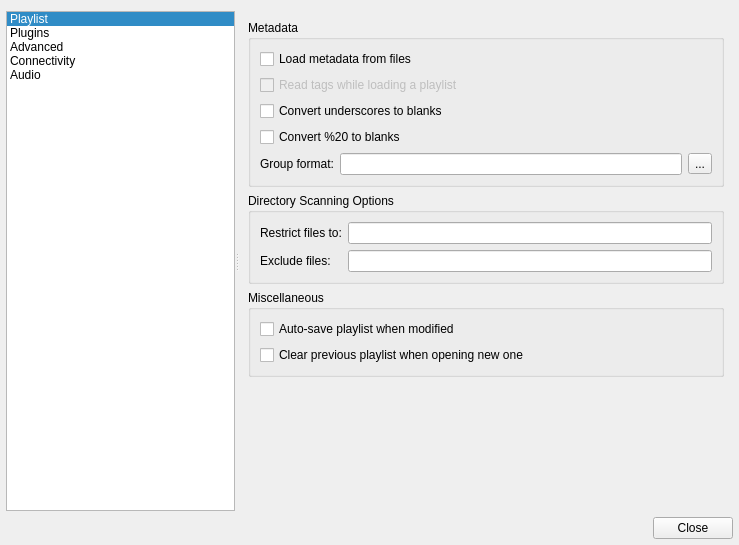
<?xml version="1.0" encoding="UTF-8"?>
<ui version="4.0">
 <class>ConfigDialog</class>
 <widget class="QDialog" name="ConfigDialog">
  <property name="geometry">
   <rect>
    <x>0</x>
    <y>0</y>
    <width>739</width>
    <height>545</height>
   </rect>
  </property>
  <property name="windowTitle">
   <string>Qmmp Settings</string>
  </property>
  <layout class="QVBoxLayout" name="verticalLayout_2">
   <property name="leftMargin">
    <number>6</number>
   </property>
   <property name="rightMargin">
    <number>6</number>
   </property>
   <property name="bottomMargin">
    <number>6</number>
   </property>
   <item>
    <widget class="QSplitter" name="splitter">
     <property name="orientation">
      <enum>Qt::Horizontal</enum>
     </property>
     <widget class="QListWidget" name="contentsWidget">
      <property name="sizePolicy">
       <sizepolicy hsizetype="Preferred" vsizetype="Preferred">
        <horstretch>0</horstretch>
        <verstretch>0</verstretch>
       </sizepolicy>
      </property>
      <property name="selectionBehavior">
       <enum>QAbstractItemView::SelectRows</enum>
      </property>
      <property name="iconSize">
       <size>
        <width>38</width>
        <height>38</height>
       </size>
      </property>
      <property name="spacing">
       <number>2</number>
      </property>
      <property name="selectionRectVisible">
       <bool>false</bool>
      </property>
      <property name="currentRow">
       <number>0</number>
      </property>
      <item>
       <property name="text">
        <string>Playlist</string>
       </property>
       <property name="icon">
        <iconset resource="../images/qmmpui_images.qrc">
         <normaloff>:/playlist.png</normaloff>:/playlist.png</iconset>
       </property>
      </item>
      <item>
       <property name="text">
        <string>Plugins</string>
       </property>
       <property name="icon">
        <iconset resource="../images/qmmpui_images.qrc">
         <normaloff>:/plugins.png</normaloff>:/plugins.png</iconset>
       </property>
      </item>
      <item>
       <property name="text">
        <string>Advanced</string>
       </property>
       <property name="icon">
        <iconset resource="../images/qmmpui_images.qrc">
         <normaloff>:/advanced.png</normaloff>:/advanced.png</iconset>
       </property>
      </item>
      <item>
       <property name="text">
        <string>Connectivity</string>
       </property>
       <property name="icon">
        <iconset resource="../images/qmmpui_images.qrc">
         <normaloff>:/network.png</normaloff>:/network.png</iconset>
       </property>
      </item>
      <item>
       <property name="text">
        <string>Audio</string>
       </property>
       <property name="icon">
        <iconset resource="../images/qmmpui_images.qrc">
         <normaloff>:/replaygain.png</normaloff>:/replaygain.png</iconset>
       </property>
      </item>
     </widget>
     <widget class="QStackedWidget" name="stackedWidget">
      <property name="sizePolicy">
       <sizepolicy hsizetype="Expanding" vsizetype="Preferred">
        <horstretch>0</horstretch>
        <verstretch>0</verstretch>
       </sizepolicy>
      </property>
      <property name="frameShape">
       <enum>QFrame::NoFrame</enum>
      </property>
      <property name="frameShadow">
       <enum>QFrame::Raised</enum>
      </property>
      <property name="currentIndex">
       <number>0</number>
      </property>
      <widget class="QWidget" name="page">
       <layout class="QVBoxLayout" name="verticalLayout">
        <item>
         <widget class="QGroupBox" name="groupBox_3">
          <property name="title">
           <string>Metadata</string>
          </property>
          <layout class="QGridLayout" name="gridLayout">
           <item row="0" column="0" colspan="2">
            <widget class="QCheckBox" name="metaDataCheckBox">
             <property name="text">
              <string>Load metadata from files</string>
             </property>
            </widget>
           </item>
           <item row="2" column="0" colspan="2">
            <widget class="QCheckBox" name="underscoresCheckBox">
             <property name="text">
              <string>Convert underscores to blanks</string>
             </property>
            </widget>
           </item>
           <item row="3" column="0" colspan="2">
            <widget class="QCheckBox" name="per20CheckBox">
             <property name="text">
              <string>Convert %20 to blanks</string>
             </property>
            </widget>
           </item>
           <item row="4" column="0">
            <widget class="QLabel" name="label_3">
             <property name="text">
              <string>Group format:</string>
             </property>
            </widget>
           </item>
           <item row="4" column="1">
            <widget class="QLineEdit" name="groupLineEdit"/>
           </item>
           <item row="4" column="2">
            <widget class="QToolButton" name="groupButton">
             <property name="text">
              <string>...</string>
             </property>
            </widget>
           </item>
           <item row="1" column="0" colspan="3">
            <widget class="QCheckBox" name="plMetaDataCheckBox">
             <property name="enabled">
              <bool>false</bool>
             </property>
             <property name="text">
              <string>Read tags while loading a playlist</string>
             </property>
            </widget>
           </item>
          </layout>
         </widget>
        </item>
        <item>
         <widget class="QGroupBox" name="groupBox_2">
          <property name="title">
           <string>Directory Scanning Options</string>
          </property>
          <layout class="QGridLayout" name="gridLayout_20">
           <item row="0" column="0">
            <widget class="QLabel" name="label">
             <property name="text">
              <string>Restrict files to:</string>
             </property>
            </widget>
           </item>
           <item row="0" column="1">
            <widget class="QLineEdit" name="dirRestrictLineEdit"/>
           </item>
           <item row="1" column="0">
            <widget class="QLabel" name="label_2">
             <property name="text">
              <string>Exclude files:</string>
             </property>
            </widget>
           </item>
           <item row="1" column="1">
            <widget class="QLineEdit" name="dirExcludeLineEdit"/>
           </item>
          </layout>
         </widget>
        </item>
        <item>
         <widget class="QGroupBox" name="groupBox_4">
          <property name="title">
           <string>Miscellaneous</string>
          </property>
          <layout class="QVBoxLayout" name="verticalLayout_4">
           <item>
            <widget class="QCheckBox" name="autoSavePlayListCheckBox">
             <property name="text">
              <string>Auto-save playlist when modified</string>
             </property>
            </widget>
           </item>
           <item>
            <widget class="QCheckBox" name="clearPrevPLCheckBox">
             <property name="text">
              <string>Clear previous playlist when opening new one</string>
             </property>
            </widget>
           </item>
          </layout>
         </widget>
        </item>
        <item>
         <spacer name="verticalSpacer">
          <property name="orientation">
           <enum>Qt::Vertical</enum>
          </property>
          <property name="sizeHint" stdset="0">
           <size>
            <width>20</width>
            <height>54</height>
           </size>
          </property>
         </spacer>
        </item>
       </layout>
      </widget>
      <widget class="QWidget" name="widget">
       <layout class="QGridLayout">
        <property name="leftMargin">
         <number>9</number>
        </property>
        <property name="topMargin">
         <number>5</number>
        </property>
        <property name="rightMargin">
         <number>0</number>
        </property>
        <property name="bottomMargin">
         <number>0</number>
        </property>
        <property name="spacing">
         <number>6</number>
        </property>
        <item row="1" column="0">
         <widget class="QPushButton" name="preferencesButton">
          <property name="minimumSize">
           <size>
            <width>0</width>
            <height>0</height>
           </size>
          </property>
          <property name="text">
           <string>Preferences</string>
          </property>
         </widget>
        </item>
        <item row="1" column="1">
         <widget class="QPushButton" name="informationButton">
          <property name="minimumSize">
           <size>
            <width>0</width>
            <height>0</height>
           </size>
          </property>
          <property name="text">
           <string>Information</string>
          </property>
         </widget>
        </item>
        <item row="1" column="2">
         <spacer>
          <property name="orientation">
           <enum>Qt::Horizontal</enum>
          </property>
          <property name="sizeHint" stdset="0">
           <size>
            <width>101</width>
            <height>20</height>
           </size>
          </property>
         </spacer>
        </item>
        <item row="0" column="0" colspan="3">
         <widget class="QTreeWidget" name="treeWidget">
          <property name="sizePolicy">
           <sizepolicy hsizetype="Expanding" vsizetype="Ignored">
            <horstretch>0</horstretch>
            <verstretch>0</verstretch>
           </sizepolicy>
          </property>
          <property name="alternatingRowColors">
           <bool>true</bool>
          </property>
          <property name="selectionBehavior">
           <enum>QAbstractItemView::SelectRows</enum>
          </property>
          <property name="animated">
           <bool>true</bool>
          </property>
          <property name="allColumnsShowFocus">
           <bool>false</bool>
          </property>
          <property name="columnCount">
           <number>2</number>
          </property>
          <column>
           <property name="text">
            <string>Description</string>
           </property>
          </column>
          <column>
           <property name="text">
            <string>Filename</string>
           </property>
          </column>
         </widget>
        </item>
       </layout>
      </widget>
      <widget class="QWidget" name="page_2">
       <layout class="QVBoxLayout" name="verticalLayout_5">
        <item>
         <widget class="QGroupBox" name="groupBox">
          <property name="title">
           <string>Look and Feel</string>
          </property>
          <layout class="QGridLayout" name="gridLayout_2">
           <item row="0" column="0">
            <widget class="QLabel" name="label_10">
             <property name="text">
              <string>Language:</string>
             </property>
            </widget>
           </item>
           <item row="0" column="1">
            <widget class="QComboBox" name="langComboBox">
             <property name="sizePolicy">
              <sizepolicy hsizetype="Preferred" vsizetype="Fixed">
               <horstretch>0</horstretch>
               <verstretch>0</verstretch>
              </sizepolicy>
             </property>
            </widget>
           </item>
           <item row="0" column="2">
            <spacer name="horizontalSpacer_2">
             <property name="orientation">
              <enum>Qt::Horizontal</enum>
             </property>
             <property name="sizeType">
              <enum>QSizePolicy::Expanding</enum>
             </property>
             <property name="sizeHint" stdset="0">
              <size>
               <width>0</width>
               <height>20</height>
              </size>
             </property>
            </spacer>
           </item>
           <item row="1" column="0" colspan="3">
            <widget class="QCheckBox" name="abrCheckBox">
             <property name="text">
              <string>Display average bitrate</string>
             </property>
            </widget>
           </item>
          </layout>
         </widget>
        </item>
        <item>
         <widget class="QGroupBox" name="groupBox_6">
          <property name="title">
           <string>Playback</string>
          </property>
          <layout class="QGridLayout" name="gridLayout_70">
           <item row="0" column="0" colspan="2">
            <widget class="QCheckBox" name="continuePlaybackCheckBox">
             <property name="text">
              <string>Continue playback on startup</string>
             </property>
            </widget>
           </item>
           <item row="1" column="0" colspan="2">
            <widget class="QCheckBox" name="byContentCheckBox">
             <property name="text">
              <string>Determine file type by content</string>
             </property>
            </widget>
           </item>
           <item row="2" column="0">
            <widget class="QCheckBox" name="defaultPlayListCheckBox">
             <property name="text">
              <string>Add files from command line to this playlist:</string>
             </property>
            </widget>
           </item>
           <item row="2" column="1">
            <widget class="QLineEdit" name="defaultPlayListLineEdit">
             <property name="enabled">
              <bool>false</bool>
             </property>
            </widget>
           </item>
          </layout>
         </widget>
        </item>
        <item>
         <widget class="QGroupBox" name="groupBox_9">
          <property name="title">
           <string>Cover Image Retrieve</string>
          </property>
          <layout class="QGridLayout" name="gridLayout_6">
           <item row="3" column="0">
            <widget class="QLabel" name="label_follows">
             <property name="text">
              <string>Cover follows:</string>
             </property>
            </widget>
           </item>
           <item row="1" column="2">
            <widget class="QLineEdit" name="coverIncludeLineEdit"/>
           </item>
           <item row="0" column="0" colspan="3">
            <widget class="QCheckBox" name="useCoverFilesCheckBox">
             <property name="text">
              <string>Use separate image files</string>
             </property>
             <property name="checked">
              <bool>true</bool>
             </property>
            </widget>
           </item>
           <item row="1" column="0">
            <widget class="QLabel" name="label_11">
             <property name="text">
              <string>Include files:</string>
             </property>
            </widget>
           </item>
           <item row="2" column="0">
            <widget class="QLabel" name="label_12">
             <property name="text">
              <string>Exclude files:</string>
             </property>
            </widget>
           </item>
           <item row="2" column="2">
            <widget class="QLineEdit" name="coverExcludeLineEdit"/>
           </item>
           <item row="4" column="0" colspan="3">
            <layout class="QHBoxLayout" name="horizontalLayout_4">
             <item>
              <widget class="QLabel" name="label_13">
               <property name="text">
                <string>Recursive search depth:</string>
               </property>
              </widget>
             </item>
             <item>
              <widget class="QSpinBox" name="coverDepthSpinBox">
               <property name="maximum">
                <number>6</number>
               </property>
              </widget>
             </item>
             <item>
              <spacer name="horizontalSpacer_3">
               <property name="orientation">
                <enum>Qt::Horizontal</enum>
               </property>
               <property name="sizeHint" stdset="0">
                <size>
                 <width>40</width>
                 <height>20</height>
                </size>
               </property>
              </spacer>
             </item>
            </layout>
           </item>
           <item row="3" column="1" colspan="2">
            <layout class="QHBoxLayout" name="horizontalLayout_2">
             <item>
              <widget class="QRadioButton" name="coverFollowsSelected">
               <property name="text">
                <string>Selected track</string>
               </property>
               <attribute name="buttonGroup">
                <string notr="true">coverRadioGroup</string>
               </attribute>
              </widget>
             </item>
             <item>
              <widget class="QRadioButton" name="coverFollowsCurrent">
               <property name="text">
                <string>Current track</string>
               </property>
               <property name="checked">
                <bool>true</bool>
               </property>
               <attribute name="buttonGroup">
                <string notr="true">coverRadioGroup</string>
               </attribute>
              </widget>
             </item>
            </layout>
           </item>
          </layout>
         </widget>
        </item>
        <item>
         <widget class="QGroupBox" name="groupBox_7">
          <property name="title">
           <string>URL Dialog</string>
          </property>
          <layout class="QVBoxLayout" name="verticalLayout_3">
           <item>
            <widget class="QCheckBox" name="clipboardCheckBox">
             <property name="text">
              <string>Auto-paste URL from clipboard</string>
             </property>
            </widget>
           </item>
          </layout>
         </widget>
        </item>
        <item>
         <spacer name="verticalSpacer_3">
          <property name="orientation">
           <enum>Qt::Vertical</enum>
          </property>
          <property name="sizeHint" stdset="0">
           <size>
            <width>20</width>
            <height>40</height>
           </size>
          </property>
         </spacer>
        </item>
       </layout>
      </widget>
      <widget class="QWidget" name="network">
       <layout class="QVBoxLayout" name="verticalLayout_6">
        <item>
         <widget class="QGroupBox" name="groupBox_5">
          <property name="title">
           <string>Proxy</string>
          </property>
          <property name="flat">
           <bool>false</bool>
          </property>
          <property name="checkable">
           <bool>false</bool>
          </property>
          <layout class="QFormLayout" name="formLayout">
           <item row="0" column="0" colspan="2">
            <widget class="QCheckBox" name="enableProxyCheckBox">
             <property name="text">
              <string>Enable proxy usage</string>
             </property>
            </widget>
           </item>
           <item row="1" column="0">
            <widget class="QLabel" name="label_19">
             <property name="text">
              <string>Proxy type:</string>
             </property>
            </widget>
           </item>
           <item row="1" column="1">
            <widget class="QComboBox" name="proxyTypeComboBox"/>
           </item>
           <item row="2" column="0">
            <widget class="QLabel" name="label_5">
             <property name="text">
              <string>Proxy host name:</string>
             </property>
             <property name="alignment">
              <set>Qt::AlignRight|Qt::AlignTrailing|Qt::AlignVCenter</set>
             </property>
            </widget>
           </item>
           <item row="2" column="1">
            <widget class="QLineEdit" name="hostLineEdit"/>
           </item>
           <item row="3" column="0">
            <widget class="QLabel" name="label_6">
             <property name="text">
              <string>Proxy port:</string>
             </property>
             <property name="alignment">
              <set>Qt::AlignRight|Qt::AlignTrailing|Qt::AlignVCenter</set>
             </property>
            </widget>
           </item>
           <item row="3" column="1">
            <widget class="QLineEdit" name="portLineEdit"/>
           </item>
           <item row="4" column="0" colspan="2">
            <widget class="QCheckBox" name="authProxyCheckBox">
             <property name="text">
              <string>Use authentication with proxy</string>
             </property>
            </widget>
           </item>
           <item row="5" column="0">
            <widget class="QLabel" name="label_7">
             <property name="text">
              <string>Proxy user name:</string>
             </property>
             <property name="alignment">
              <set>Qt::AlignRight|Qt::AlignTrailing|Qt::AlignVCenter</set>
             </property>
            </widget>
           </item>
           <item row="5" column="1">
            <widget class="QLineEdit" name="proxyUserLineEdit"/>
           </item>
           <item row="6" column="0">
            <widget class="QLabel" name="label_8">
             <property name="text">
              <string>Proxy password:</string>
             </property>
             <property name="alignment">
              <set>Qt::AlignRight|Qt::AlignTrailing|Qt::AlignVCenter</set>
             </property>
            </widget>
           </item>
           <item row="6" column="1">
            <widget class="QLineEdit" name="proxyPasswLineEdit">
             <property name="echoMode">
              <enum>QLineEdit::Password</enum>
             </property>
            </widget>
           </item>
          </layout>
         </widget>
        </item>
        <item>
         <spacer>
          <property name="orientation">
           <enum>Qt::Vertical</enum>
          </property>
          <property name="sizeHint" stdset="0">
           <size>
            <width>20</width>
            <height>40</height>
           </size>
          </property>
         </spacer>
        </item>
       </layout>
      </widget>
      <widget class="QWidget" name="audio">
       <layout class="QVBoxLayout" name="verticalLayout_7">
        <item>
         <widget class="QGroupBox" name="groupBox_10">
          <property name="title">
           <string>Replay Gain</string>
          </property>
          <layout class="QGridLayout" name="gridLayout_7">
           <item row="1" column="0">
            <widget class="QLabel" name="label_14">
             <property name="text">
              <string>Replay Gain mode:</string>
             </property>
            </widget>
           </item>
           <item row="1" column="1">
            <widget class="QComboBox" name="replayGainModeComboBox">
             <property name="sizePolicy">
              <sizepolicy hsizetype="Minimum" vsizetype="Fixed">
               <horstretch>0</horstretch>
               <verstretch>0</verstretch>
              </sizepolicy>
             </property>
            </widget>
           </item>
           <item row="2" column="0">
            <widget class="QLabel" name="label_15">
             <property name="text">
              <string>Preamp:</string>
             </property>
            </widget>
           </item>
           <item row="2" column="1">
            <widget class="QDoubleSpinBox" name="preampDoubleSpinBox">
             <property name="sizePolicy">
              <sizepolicy hsizetype="Minimum" vsizetype="Fixed">
               <horstretch>0</horstretch>
               <verstretch>0</verstretch>
              </sizepolicy>
             </property>
             <property name="minimum">
              <double>-15.000000000000000</double>
             </property>
             <property name="maximum">
              <double>15.000000000000000</double>
             </property>
             <property name="singleStep">
              <double>0.010000000000000</double>
             </property>
            </widget>
           </item>
           <item row="2" column="2">
            <widget class="QLabel" name="label_17">
             <property name="sizePolicy">
              <sizepolicy hsizetype="Expanding" vsizetype="Preferred">
               <horstretch>0</horstretch>
               <verstretch>0</verstretch>
              </sizepolicy>
             </property>
             <property name="text">
              <string>dB</string>
             </property>
            </widget>
           </item>
           <item row="3" column="0">
            <widget class="QLabel" name="label_16">
             <property name="sizePolicy">
              <sizepolicy hsizetype="Preferred" vsizetype="Preferred">
               <horstretch>0</horstretch>
               <verstretch>0</verstretch>
              </sizepolicy>
             </property>
             <property name="text">
              <string>Default gain:</string>
             </property>
            </widget>
           </item>
           <item row="3" column="1">
            <widget class="QDoubleSpinBox" name="defaultGainDoubleSpinBox">
             <property name="sizePolicy">
              <sizepolicy hsizetype="Minimum" vsizetype="Fixed">
               <horstretch>0</horstretch>
               <verstretch>0</verstretch>
              </sizepolicy>
             </property>
             <property name="minimum">
              <double>-15.000000000000000</double>
             </property>
             <property name="maximum">
              <double>15.000000000000000</double>
             </property>
             <property name="singleStep">
              <double>0.010000000000000</double>
             </property>
            </widget>
           </item>
           <item row="3" column="2">
            <widget class="QLabel" name="label_18">
             <property name="sizePolicy">
              <sizepolicy hsizetype="Expanding" vsizetype="Preferred">
               <horstretch>0</horstretch>
               <verstretch>0</verstretch>
              </sizepolicy>
             </property>
             <property name="text">
              <string>dB</string>
             </property>
            </widget>
           </item>
           <item row="1" column="2">
            <spacer name="horizontalSpacer_4">
             <property name="orientation">
              <enum>Qt::Horizontal</enum>
             </property>
             <property name="sizeHint" stdset="0">
              <size>
               <width>40</width>
               <height>20</height>
              </size>
             </property>
            </spacer>
           </item>
           <item row="4" column="0" colspan="3">
            <widget class="QCheckBox" name="clippingCheckBox">
             <property name="text">
              <string>Use  peak info to prevent clipping</string>
             </property>
            </widget>
           </item>
          </layout>
         </widget>
        </item>
        <item>
         <widget class="QGroupBox" name="groupBox_11">
          <property name="title">
           <string>Audio</string>
          </property>
          <layout class="QGridLayout" name="gridLayout3">
           <item row="1" column="0">
            <widget class="QLabel" name="label_20">
             <property name="text">
              <string>Buffer size:</string>
             </property>
            </widget>
           </item>
           <item row="4" column="0" colspan="3">
            <widget class="QCheckBox" name="ditheringCheckBox">
             <property name="text">
              <string>Use dithering</string>
             </property>
            </widget>
           </item>
           <item row="1" column="1">
            <widget class="QSpinBox" name="bufferSizeSpinBox">
             <property name="sizePolicy">
              <sizepolicy hsizetype="Preferred" vsizetype="Fixed">
               <horstretch>0</horstretch>
               <verstretch>0</verstretch>
              </sizepolicy>
             </property>
             <property name="minimumSize">
              <size>
               <width>80</width>
               <height>0</height>
              </size>
             </property>
             <property name="suffix">
              <string>ms</string>
             </property>
             <property name="minimum">
              <number>500</number>
             </property>
             <property name="maximum">
              <number>6000</number>
             </property>
             <property name="singleStep">
              <number>50</number>
             </property>
            </widget>
           </item>
           <item row="0" column="0">
            <widget class="QLabel" name="label_9">
             <property name="text">
              <string>Volume adjustment step:</string>
             </property>
            </widget>
           </item>
           <item row="2" column="1">
            <widget class="QComboBox" name="bitDepthComboBox">
             <property name="minimumSize">
              <size>
               <width>100</width>
               <height>0</height>
              </size>
             </property>
            </widget>
           </item>
           <item row="3" column="0" colspan="3">
            <widget class="QCheckBox" name="softVolumeCheckBox">
             <property name="text">
              <string>Use software volume control</string>
             </property>
            </widget>
           </item>
           <item row="2" column="0">
            <widget class="QLabel" name="label_4">
             <property name="text">
              <string>Output bit depth:</string>
             </property>
            </widget>
           </item>
           <item row="0" column="2" rowspan="3">
            <spacer name="horizontalSpacer_6">
             <property name="orientation">
              <enum>Qt::Horizontal</enum>
             </property>
             <property name="sizeHint" stdset="0">
              <size>
               <width>266</width>
               <height>20</height>
              </size>
             </property>
            </spacer>
           </item>
           <item row="0" column="1">
            <widget class="QSpinBox" name="volumeStepSpinBox">
             <property name="suffix">
              <string notr="true">%</string>
             </property>
             <property name="minimum">
              <number>1</number>
             </property>
             <property name="maximum">
              <number>20</number>
             </property>
            </widget>
           </item>
           <item row="5" column="0" colspan="3">
            <widget class="QCheckBox" name="twoPassEqCheckBox">
             <property name="text">
              <string>Use two passes for equalizer</string>
             </property>
            </widget>
           </item>
          </layout>
         </widget>
        </item>
        <item>
         <spacer name="verticalSpacer_2">
          <property name="orientation">
           <enum>Qt::Vertical</enum>
          </property>
          <property name="sizeHint" stdset="0">
           <size>
            <width>20</width>
            <height>132</height>
           </size>
          </property>
         </spacer>
        </item>
       </layout>
      </widget>
     </widget>
    </widget>
   </item>
   <item>
    <widget class="QDialogButtonBox" name="buttonBox">
     <property name="standardButtons">
      <set>QDialogButtonBox::Close</set>
     </property>
    </widget>
   </item>
  </layout>
 </widget>
 <resources>
  <include location="../images/qmmpui_images.qrc"/>
 </resources>
 <connections>
  <connection>
   <sender>enableProxyCheckBox</sender>
   <signal>toggled(bool)</signal>
   <receiver>hostLineEdit</receiver>
   <slot>setEnabled(bool)</slot>
   <hints>
    <hint type="sourcelabel">
     <x>480</x>
     <y>63</y>
    </hint>
    <hint type="destinationlabel">
     <x>617</x>
     <y>131</y>
    </hint>
   </hints>
  </connection>
  <connection>
   <sender>enableProxyCheckBox</sender>
   <signal>toggled(bool)</signal>
   <receiver>portLineEdit</receiver>
   <slot>setEnabled(bool)</slot>
   <hints>
    <hint type="sourcelabel">
     <x>480</x>
     <y>63</y>
    </hint>
    <hint type="destinationlabel">
     <x>617</x>
     <y>163</y>
    </hint>
   </hints>
  </connection>
  <connection>
   <sender>authProxyCheckBox</sender>
   <signal>toggled(bool)</signal>
   <receiver>proxyUserLineEdit</receiver>
   <slot>setEnabled(bool)</slot>
   <hints>
    <hint type="sourcelabel">
     <x>617</x>
     <y>192</y>
    </hint>
    <hint type="destinationlabel">
     <x>617</x>
     <y>224</y>
    </hint>
   </hints>
  </connection>
  <connection>
   <sender>authProxyCheckBox</sender>
   <signal>toggled(bool)</signal>
   <receiver>proxyPasswLineEdit</receiver>
   <slot>setEnabled(bool)</slot>
   <hints>
    <hint type="sourcelabel">
     <x>617</x>
     <y>192</y>
    </hint>
    <hint type="destinationlabel">
     <x>617</x>
     <y>256</y>
    </hint>
   </hints>
  </connection>
  <connection>
   <sender>buttonBox</sender>
   <signal>rejected()</signal>
   <receiver>ConfigDialog</receiver>
   <slot>reject()</slot>
   <hints>
    <hint type="sourcelabel">
     <x>633</x>
     <y>482</y>
    </hint>
    <hint type="destinationlabel">
     <x>225</x>
     <y>421</y>
    </hint>
   </hints>
  </connection>
  <connection>
   <sender>buttonBox</sender>
   <signal>accepted()</signal>
   <receiver>ConfigDialog</receiver>
   <slot>accept()</slot>
   <hints>
    <hint type="sourcelabel">
     <x>633</x>
     <y>482</y>
    </hint>
    <hint type="destinationlabel">
     <x>141</x>
     <y>414</y>
    </hint>
   </hints>
  </connection>
  <connection>
   <sender>defaultPlayListCheckBox</sender>
   <signal>toggled(bool)</signal>
   <receiver>defaultPlayListLineEdit</receiver>
   <slot>setEnabled(bool)</slot>
   <hints>
    <hint type="sourcelabel">
     <x>480</x>
     <y>192</y>
    </hint>
    <hint type="destinationlabel">
     <x>617</x>
     <y>194</y>
    </hint>
   </hints>
  </connection>
  <connection>
   <sender>metaDataCheckBox</sender>
   <signal>toggled(bool)</signal>
   <receiver>plMetaDataCheckBox</receiver>
   <slot>setEnabled(bool)</slot>
   <hints>
    <hint type="sourcelabel">
     <x>257</x>
     <y>50</y>
    </hint>
    <hint type="destinationlabel">
     <x>261</x>
     <y>80</y>
    </hint>
   </hints>
  </connection>
  <connection>
   <sender>enableProxyCheckBox</sender>
   <signal>toggled(bool)</signal>
   <receiver>proxyTypeComboBox</receiver>
   <slot>setEnabled(bool)</slot>
   <hints>
    <hint type="sourcelabel">
     <x>342</x>
     <y>55</y>
    </hint>
    <hint type="destinationlabel">
     <x>356</x>
     <y>88</y>
    </hint>
   </hints>
  </connection>
 </connections>
 <buttongroups>
  <buttongroup name="coverRadioGroup"/>
 </buttongroups>
</ui>
